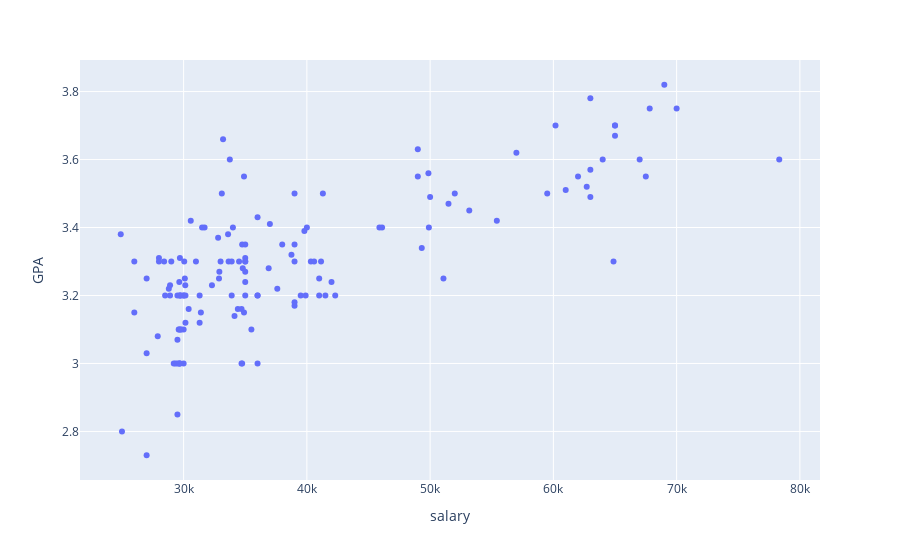

The code cell stored with this chart in its notebook:
### Markdown cell above
## Using `plotly`

### Code cell
px.scatter(df, 'salary', 'GPA')

### Figure 1 — Plotly figure (JSON) as saved in the notebook; plotly's stock layout.template omitted (floating-point values rounded to 4 significant figures; data arrays with more than 128 entries replaced by an {"elided": "..."} marker saying what was removed)
{"data": [{"hovertemplate": "salary=%{x}<br>GPA=%{y}<extra></extra>", "legendgroup": "", "marker": {"color": "#636efa", "symbol": "circle"}, "mode": "markers", "name": "", "orientation": "v", "showlegend": false, "type": "scatter", "x": {"elided": "156 int values"}, "xaxis": "x", "y": {"elided": "156 float values"}, "yaxis": "y"}], "layout": {"legend": {"tracegroupgap": 0}, "margin": {"t": 60}, "xaxis": {"anchor": "y", "domain": [0, 1], "title": {"text": "salary"}}, "yaxis": {"anchor": "x", "domain": [0, 1], "title": {"text": "GPA"}}}}
